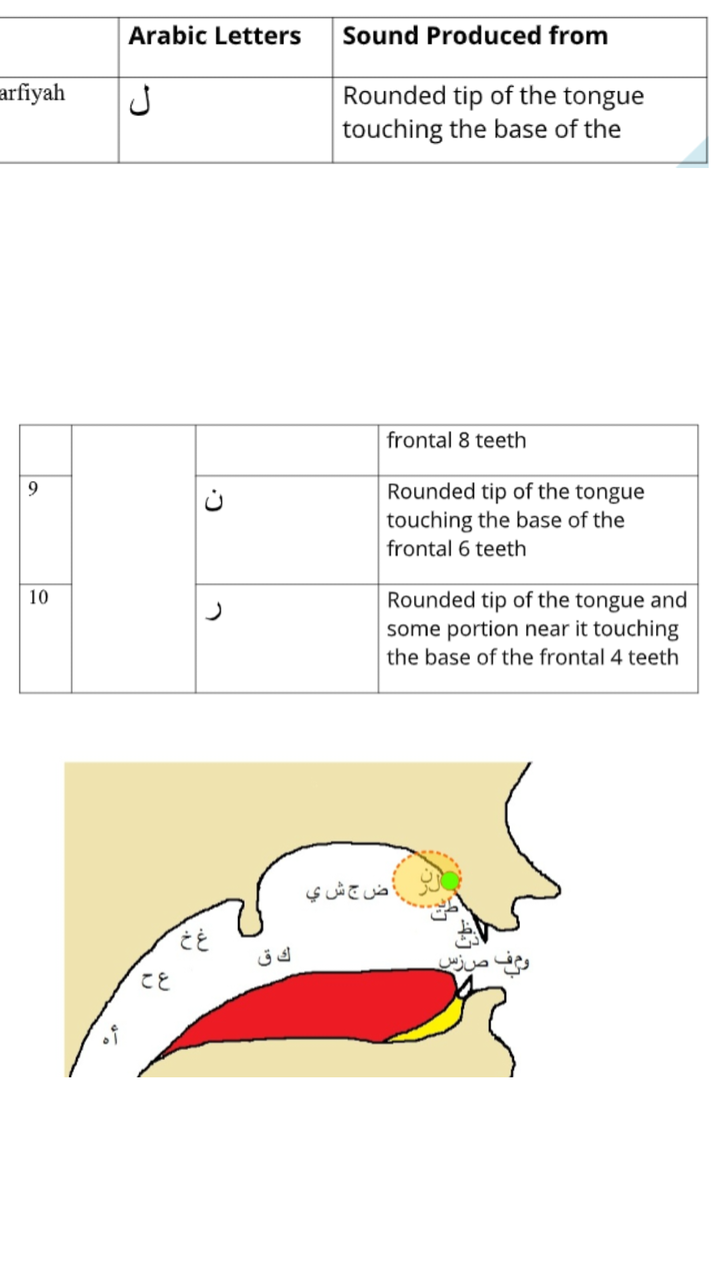
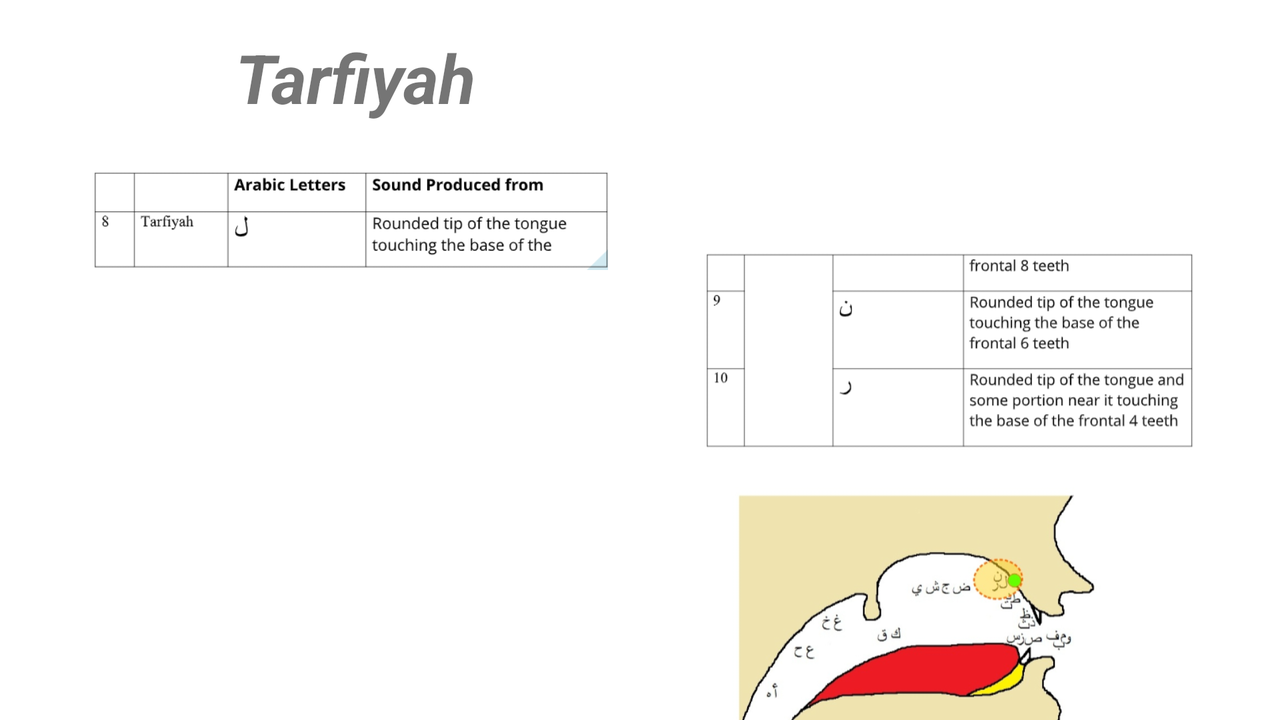

Two renders of one Android screen. The first uses the default layout on a phone; the second uses the alternative layout the repository ships for a different screen configuration, on a matching device. The two XML files are below.
<!-- AndroidManifest.xml: application theme Theme.Makharijapp -->
<!-- res/layout/activity_tarfiyah_page.xml -->
<?xml version="1.0" encoding="utf-8"?>
<androidx.constraintlayout.widget.ConstraintLayout xmlns:android="http://schemas.android.com/apk/res/android"
    xmlns:app="http://schemas.android.com/apk/res-auto"
    xmlns:tools="http://schemas.android.com/tools"
    android:layout_width="match_parent"
    android:layout_height="match_parent"
    tools:context=".tarfiyah_page">

    <TextView
        android:id="@+id/textView8"
        android:layout_width="265dp"
        android:layout_height="55dp"
        android:layout_marginEnd="73dp"
        android:layout_marginBottom="12dp"
        android:text="Tarfiyah"
        android:textAlignment="center"
        android:textSize="34sp"
        android:textStyle="bold|italic"
        app:layout_constraintBottom_toTopOf="@+id/imageView4"
        app:layout_constraintEnd_toEndOf="parent" />

    <ImageView
        android:id="@+id/imageView4"
        android:layout_width="399dp"
        android:layout_height="107dp"
        android:layout_marginEnd="6dp"
        android:layout_marginBottom="15dp"
        app:layout_constraintBottom_toTopOf="@+id/imageView5"
        app:layout_constraintEnd_toEndOf="parent"
        app:srcCompat="@drawable/tarfiyah01" />

    <ImageView
        android:id="@+id/imageView5"
        android:layout_width="343dp"
        android:layout_height="522dp"
        android:layout_marginStart="35dp"
        android:layout_marginEnd="34dp"
        android:layout_marginBottom="4dp"
        app:layout_constraintBottom_toBottomOf="parent"
        app:layout_constraintEnd_toEndOf="parent"
        app:layout_constraintStart_toStartOf="parent"
        app:srcCompat="@drawable/tarfiyah02" />
</androidx.constraintlayout.widget.ConstraintLayout>
<!-- resources referenced by this layout -->
<resources>
  <!-- drawable tarfiyah01: png bitmap (drawable, 12842 bytes) -->
  <!-- drawable tarfiyah02: png bitmap (drawable, 115970 bytes) -->
  <style name="Theme.Makharijapp" parent="Theme.MaterialComponents.DayNight.DarkActionBar">
          
          <item name="colorPrimary">@color/purple_500</item>
          <item name="colorPrimaryVariant">@color/purple_700</item>
          <item name="colorOnPrimary">@color/white</item>
          
          <item name="colorSecondary">@color/teal_200</item>
          <item name="colorSecondaryVariant">@color/teal_700</item>
          <item name="colorOnSecondary">@color/black</item>
          
          <item name="android:statusBarColor" tools:targetApi="l">?attr/colorPrimaryVariant</item>
          
      </style>
</resources>
<!-- res/layout-land/activity_tarfiyah_page.xml (the repository's variant of the layout above) -->
<!-- drawn on the phone turned sideways -->
<?xml version="1.0" encoding="utf-8"?>
<androidx.constraintlayout.widget.ConstraintLayout xmlns:android="http://schemas.android.com/apk/res/android"
    xmlns:app="http://schemas.android.com/apk/res-auto"
    xmlns:tools="http://schemas.android.com/tools"
    android:layout_width="match_parent"
    android:layout_height="match_parent"
    tools:context=".tarfiyah_page">

    <TextView
        android:id="@+id/textView8"
        android:layout_width="0dp"
        android:layout_height="0dp"
        android:layout_marginStart="55dp"
        android:layout_marginTop="16dp"
        android:layout_marginEnd="53dp"
        android:layout_marginBottom="21dp"
        android:text="Tarfiyah"
        android:textAlignment="center"
        android:textSize="34sp"
        android:textStyle="bold|italic"
        app:layout_constraintBottom_toTopOf="@+id/imageView4"
        app:layout_constraintEnd_toStartOf="@+id/imageView5"
        app:layout_constraintStart_toStartOf="parent"
        app:layout_constraintTop_toTopOf="parent" />

    <ImageView
        android:id="@+id/imageView4"
        android:layout_width="0dp"
        android:layout_height="0dp"
        android:layout_marginStart="16dp"
        android:layout_marginEnd="18dp"
        android:layout_marginBottom="225dp"
        app:layout_constraintBottom_toBottomOf="parent"
        app:layout_constraintEnd_toStartOf="@+id/imageView5"
        app:layout_constraintStart_toStartOf="parent"
        app:layout_constraintTop_toBottomOf="@+id/textView8"
        app:srcCompat="@drawable/tarfiyah01" />

    <ImageView
        android:id="@+id/imageView5"
        android:layout_width="0dp"
        android:layout_height="483dp"
        android:layout_marginTop="2dp"
        android:layout_marginEnd="42dp"
        app:layout_constraintEnd_toEndOf="parent"
        app:layout_constraintStart_toEndOf="@+id/textView8"
        app:layout_constraintTop_toTopOf="parent"
        app:srcCompat="@drawable/tarfiyah02" />
</androidx.constraintlayout.widget.ConstraintLayout>
